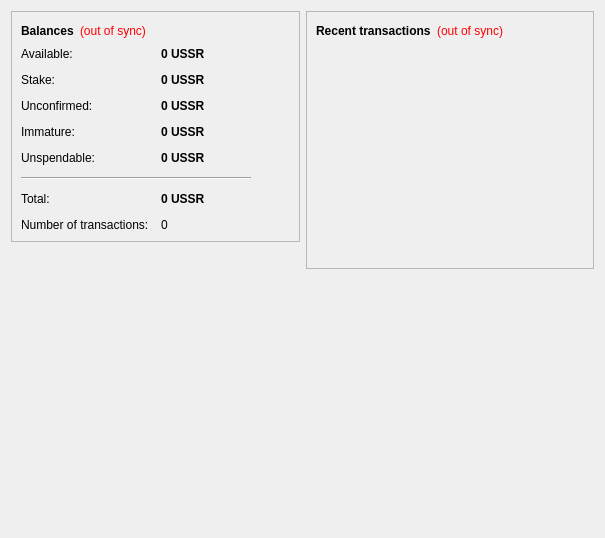
<?xml version="1.0" encoding="UTF-8"?>
<ui version="4.0">
 <class>OverviewPage</class>
 <widget class="QWidget" name="OverviewPage">
  <property name="geometry">
   <rect>
    <x>0</x>
    <y>0</y>
    <width>605</width>
    <height>538</height>
   </rect>
  </property>
  <property name="windowTitle">
   <string>Form</string>
  </property>
  <layout class="QHBoxLayout" name="horizontalLayout" stretch="1,1">
   <item>
    <layout class="QVBoxLayout" name="verticalLayout_2">
     <item>
      <widget class="QFrame" name="frame">
       <property name="frameShape">
        <enum>QFrame::StyledPanel</enum>
       </property>
       <property name="frameShadow">
        <enum>QFrame::Raised</enum>
       </property>
       <layout class="QVBoxLayout" name="verticalLayout_4">
        <item>
         <layout class="QHBoxLayout" name="horizontalLayout_4">
          <item>
           <widget class="QLabel" name="label_5">
            <property name="font">
             <font>
              <weight>75</weight>
              <bold>true</bold>
             </font>
            </property>
            <property name="text">
             <string>Balances</string>
            </property>
           </widget>
          </item>
          <item>
           <widget class="QLabel" name="labelWalletStatus">
            <property name="toolTip">
             <string>The displayed information may be out of date. Your wallet automatically synchronizes with the UssrUnit network after a connection is established, but this process has not completed yet.</string>
            </property>
            <property name="styleSheet">
             <string notr="true">QLabel { color: red; }</string>
            </property>
            <property name="text">
             <string notr="true">(out of sync)</string>
            </property>
            <property name="alignment">
             <set>Qt::AlignLeading|Qt::AlignLeft|Qt::AlignVCenter</set>
            </property>
           </widget>
          </item>
          <item>
           <spacer name="horizontalSpacer_2">
            <property name="orientation">
             <enum>Qt::Horizontal</enum>
            </property>
            <property name="sizeHint" stdset="0">
             <size>
              <width>40</width>
              <height>20</height>
             </size>
            </property>
           </spacer>
          </item>
         </layout>
        </item>
        <item>
         <layout class="QFormLayout" name="formLayout_2">
          <property name="fieldGrowthPolicy">
           <enum>QFormLayout::AllNonFixedFieldsGrow</enum>
          </property>
          <property name="horizontalSpacing">
           <number>12</number>
          </property>
          <property name="verticalSpacing">
           <number>12</number>
          </property>
          <item row="0" column="0">
           <widget class="QLabel" name="labelAvailableText">
            <property name="toolTip">
             <string>Your current available balance</string>
            </property>
            <property name="text">
             <string>Available:</string>
            </property>
           </widget>
          </item>
          <item row="0" column="1">
           <widget class="QLabel" name="labelAvailable">
            <property name="font">
             <font>
              <weight>75</weight>
              <bold>true</bold>
             </font>
            </property>
            <property name="cursor">
             <cursorShape>IBeamCursor</cursorShape>
            </property>
            <property name="toolTip">
             <string>Your current available balance</string>
            </property>
            <property name="text">
             <string notr="true">0 USSR</string>
            </property>
            <property name="alignment">
             <set>Qt::AlignLeading|Qt::AlignLeft|Qt::AlignVCenter</set>
            </property>
            <property name="textInteractionFlags">
             <set>Qt::LinksAccessibleByMouse|Qt::TextSelectableByKeyboard|Qt::TextSelectableByMouse</set>
            </property>
           </widget>
          </item>
          <item row="1" column="0">
           <widget class="QLabel" name="label_6">
            <property name="toolTip">
             <string>Total of coins that was staked, and do not yet count toward the current balance</string>
            </property>
            <property name="text">
             <string>Stake:</string>
            </property>
           </widget>
          </item>
          <item row="1" column="1">
           <widget class="QLabel" name="labelStake">
            <property name="font">
             <font>
              <weight>75</weight>
              <bold>true</bold>
             </font>
            </property>
            <property name="cursor">
             <cursorShape>IBeamCursor</cursorShape>
            </property>
            <property name="toolTip">
             <string>Total of coins that was staked, and do not yet count toward the current balance</string>
            </property>
            <property name="text">
             <string notr="true">0 USSR</string>
            </property>
            <property name="alignment">
             <set>Qt::AlignLeading|Qt::AlignLeft|Qt::AlignVCenter</set>
            </property>
            <property name="textInteractionFlags">
             <set>Qt::LinksAccessibleByMouse|Qt::TextSelectableByKeyboard|Qt::TextSelectableByMouse</set>
            </property>
           </widget>
          </item>
          <item row="2" column="0">
           <widget class="QLabel" name="label_3">
            <property name="toolTip">
             <string>Total of transactions that have yet to be confirmed, and do not yet count toward the current balance</string>
            </property>
            <property name="text">
             <string>Unconfirmed:</string>
            </property>
           </widget>
          </item>
          <item row="2" column="1">
           <widget class="QLabel" name="labelUnconfirmed">
            <property name="font">
             <font>
              <weight>75</weight>
              <bold>true</bold>
             </font>
            </property>
            <property name="cursor">
             <cursorShape>IBeamCursor</cursorShape>
            </property>
            <property name="toolTip">
             <string>Total of transactions that have yet to be confirmed, and do not yet count toward the current balance</string>
            </property>
            <property name="text">
             <string notr="true">0 USSR</string>
            </property>
            <property name="alignment">
             <set>Qt::AlignLeading|Qt::AlignLeft|Qt::AlignVCenter</set>
            </property>
            <property name="textInteractionFlags">
             <set>Qt::LinksAccessibleByMouse|Qt::TextSelectableByKeyboard|Qt::TextSelectableByMouse</set>
            </property>
           </widget>
          </item>
          <item row="3" column="0">
           <widget class="QLabel" name="labelImmatureText">
            <property name="toolTip">
             <string>Mined balance that has not yet matured</string>
            </property>
            <property name="text">
             <string>Immature:</string>
            </property>
           </widget>
          </item>
          <item row="3" column="1">
           <widget class="QLabel" name="labelImmature">
            <property name="font">
             <font>
              <weight>75</weight>
              <bold>true</bold>
             </font>
            </property>
            <property name="toolTip">
             <string>Mined balance that has not yet matured</string>
            </property>
            <property name="text">
             <string notr="true">0 USSR</string>
            </property>
            <property name="alignment">
             <set>Qt::AlignLeading|Qt::AlignLeft|Qt::AlignVCenter</set>
            </property>
            <property name="textInteractionFlags">
             <set>Qt::LinksAccessibleByMouse|Qt::TextSelectableByKeyboard|Qt::TextSelectableByMouse</set>
            </property>
           </widget>
          </item>
          <item row="4" column="0">
           <widget class="QLabel" name="labelBalanceWatchOnlyText">
            <property name="toolTip">
             <string>Your unspendable balance</string>
            </property>
            <property name="text">
             <string>Unspendable:</string>
            </property>
           </widget>
          </item>
          <item row="4" column="1">
           <widget class="QLabel" name="labelBalanceWatchOnly">
            <property name="font">
             <font>
              <weight>75</weight>
              <bold>true</bold>
             </font>
            </property>
            <property name="cursor">
             <cursorShape>IBeamCursor</cursorShape>
            </property>
            <property name="toolTip">
             <string>Your unspendable balance</string>
            </property>
            <property name="text">
             <string notr="true">0 USSR</string>
            </property>
            <property name="alignment">
             <set>Qt::AlignLeading|Qt::AlignLeft|Qt::AlignVCenter</set>
            </property>
            <property name="textInteractionFlags">
             <set>Qt::LinksAccessibleByMouse|Qt::TextSelectableByKeyboard|Qt::TextSelectableByMouse</set>
            </property>
           </widget>
          </item>
          <item row="5" column="0" colspan="2">
           <widget class="Line" name="line">
            <property name="maximumSize">
             <size>
              <width>230</width>
              <height>16777215</height>
             </size>
            </property>
            <property name="orientation">
             <enum>Qt::Horizontal</enum>
            </property>
           </widget>
          </item>
          <item row="6" column="0">
           <widget class="QLabel" name="labelTotalText">
            <property name="toolTip">
             <string>Your current total balance</string>
            </property>
            <property name="text">
             <string>Total:</string>
            </property>
           </widget>
          </item>
          <item row="6" column="1">
           <widget class="QLabel" name="labelTotal">
            <property name="font">
             <font>
              <weight>75</weight>
              <bold>true</bold>
             </font>
            </property>
            <property name="toolTip">
             <string>Your current total balance</string>
            </property>
            <property name="text">
             <string notr="true">0 USSR</string>
            </property>
            <property name="alignment">
             <set>Qt::AlignLeading|Qt::AlignLeft|Qt::AlignVCenter</set>
            </property>
            <property name="textInteractionFlags">
             <set>Qt::LinksAccessibleByMouse|Qt::TextSelectableByKeyboard|Qt::TextSelectableByMouse</set>
            </property>
           </widget>
          </item>
          <item row="7" column="0">
           <widget class="QLabel" name="label_2">
            <property name="toolTip">
             <string>Total number of transactions in wallet</string>
            </property>
            <property name="text">
             <string>Number of transactions:</string>
            </property>
           </widget>
          </item>
          <item row="7" column="1">
           <widget class="QLabel" name="labelNumTransactions">
            <property name="toolTip">
             <string>Total number of transactions in wallet</string>
            </property>
            <property name="text">
             <string notr="true">0</string>
            </property>
           </widget>
          </item>
         </layout>
        </item>
       </layout>
      </widget>
     </item>
     <item>
      <widget class="QLabel" name="label">
       <property name="frameShape">
        <enum>QFrame::NoFrame</enum>
       </property>
       <property name="text">
        <string/>
       </property>
       <property name="pixmap">
        <pixmap resource="../bitcoin.qrc">:/images/res/images/splash4.png</pixmap>
       </property>
       <property name="scaledContents">
        <bool>false</bool>
       </property>
      </widget>
     </item>
     <item>
      <spacer name="verticalSpacer">
       <property name="orientation">
        <enum>Qt::Vertical</enum>
       </property>
       <property name="sizeHint" stdset="0">
        <size>
         <width>20</width>
         <height>40</height>
        </size>
       </property>
      </spacer>
     </item>
    </layout>
   </item>
   <item>
    <layout class="QVBoxLayout" name="verticalLayout_3">
     <item>
      <widget class="QFrame" name="frame_2">
       <property name="frameShape">
        <enum>QFrame::StyledPanel</enum>
       </property>
       <property name="frameShadow">
        <enum>QFrame::Raised</enum>
       </property>
       <layout class="QVBoxLayout" name="verticalLayout">
        <item>
         <layout class="QHBoxLayout" name="horizontalLayout_2">
          <item>
           <widget class="QLabel" name="label_4">
            <property name="text">
             <string>&lt;b&gt;Recent transactions&lt;/b&gt;</string>
            </property>
           </widget>
          </item>
          <item>
           <widget class="QLabel" name="labelTransactionsStatus">
            <property name="toolTip">
             <string>The displayed information may be out of date. Your wallet automatically synchronizes with the UssrUnit network after a connection is established, but this process has not completed yet.</string>
            </property>
            <property name="styleSheet">
             <string notr="true">QLabel { color: red; }</string>
            </property>
            <property name="text">
             <string notr="true">(out of sync)</string>
            </property>
            <property name="alignment">
             <set>Qt::AlignRight|Qt::AlignTrailing|Qt::AlignVCenter</set>
            </property>
           </widget>
          </item>
          <item>
           <spacer name="horizontalSpacer">
            <property name="orientation">
             <enum>Qt::Horizontal</enum>
            </property>
            <property name="sizeHint" stdset="0">
             <size>
              <width>40</width>
              <height>20</height>
             </size>
            </property>
           </spacer>
          </item>
         </layout>
        </item>
        <item>
         <widget class="QListView" name="listTransactions">
          <property name="styleSheet">
           <string notr="true">QListView { background: transparent; }</string>
          </property>
          <property name="frameShape">
           <enum>QFrame::NoFrame</enum>
          </property>
          <property name="verticalScrollBarPolicy">
           <enum>Qt::ScrollBarAlwaysOff</enum>
          </property>
          <property name="horizontalScrollBarPolicy">
           <enum>Qt::ScrollBarAlwaysOff</enum>
          </property>
          <property name="selectionMode">
           <enum>QAbstractItemView::NoSelection</enum>
          </property>
         </widget>
        </item>
       </layout>
      </widget>
     </item>
     <item>
      <spacer name="verticalSpacer_2">
       <property name="orientation">
        <enum>Qt::Vertical</enum>
       </property>
       <property name="sizeHint" stdset="0">
        <size>
         <width>20</width>
         <height>40</height>
        </size>
       </property>
      </spacer>
     </item>
    </layout>
   </item>
  </layout>
 </widget>
 <resources>
  <include location="../bitcoin.qrc"/>
 </resources>
 <connections/>
</ui>
